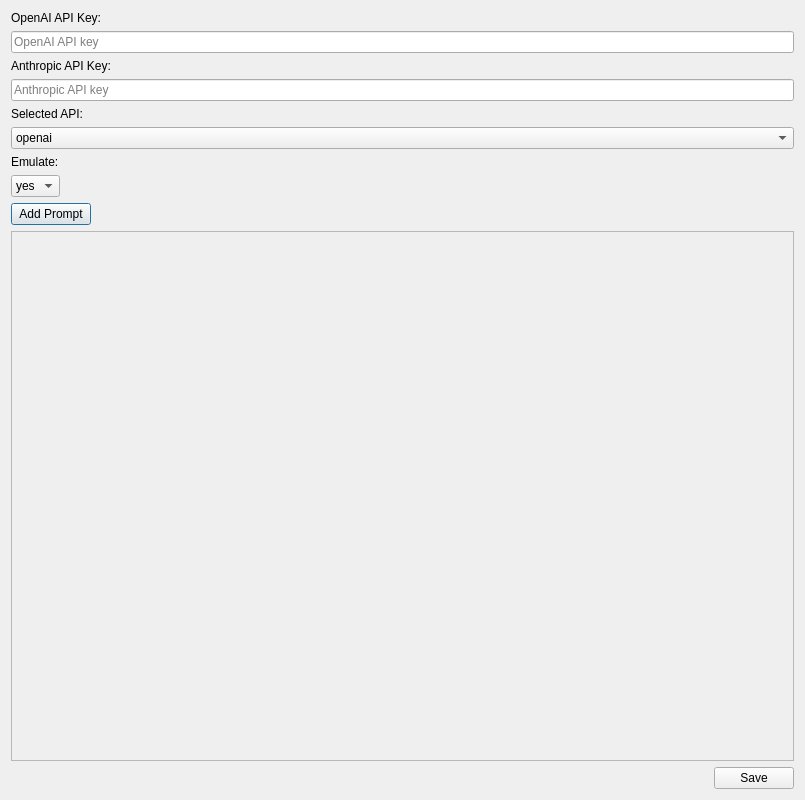
<?xml version="1.0" encoding="UTF-8"?>
<ui version="4.0">
 <class>SettingsWindow</class>
 <widget class="QDialog" name="SettingsWindow">
  <property name="windowModality">
   <enum>Qt::NonModal</enum>
  </property>
  <property name="geometry">
   <rect>
    <x>0</x>
    <y>0</y>
    <width>805</width>
    <height>800</height>
   </rect>
  </property>
  <property name="sizePolicy">
   <sizepolicy hsizetype="MinimumExpanding" vsizetype="MinimumExpanding">
    <horstretch>0</horstretch>
    <verstretch>0</verstretch>
   </sizepolicy>
  </property>
  <property name="windowTitle">
   <string>IntelliFiller Settings</string>
  </property>
  <layout class="QVBoxLayout" name="verticalLayout">
   <item>
    <widget class="QLabel" name="labelApiKey">
     <property name="text">
      <string>OpenAI API Key:</string>
     </property>
    </widget>
   </item>
   <item>
    <widget class="QLineEdit" name="apiKey">
     <property name="placeholderText">
      <string>OpenAI API key</string>
     </property>
    </widget>
   </item>
   <item>
    <widget class="QLabel" name="labelAnthropicKey">
     <property name="text">
      <string>Anthropic API Key:</string>
     </property>
    </widget>
   </item>
   <item>
    <widget class="QLineEdit" name="anthropicKey">
     <property name="placeholderText">
      <string>Anthropic API key</string>
     </property>
    </widget>
   </item>
   <item>
    <widget class="QLabel" name="labelSelectedApi">
     <property name="text">
      <string>Selected API:</string>
     </property>
    </widget>
   </item>
   <item>
    <widget class="QComboBox" name="selectedApi">
     <item>
      <property name="text">
       <string>openai</string>
      </property>
     </item>
     <item>
      <property name="text">
       <string>anthropic</string>
      </property>
     </item>
    </widget>
   </item>
   <item>
    <widget class="QLabel" name="labelEmulate">
     <property name="text">
      <string>Emulate:</string>
     </property>
    </widget>
   </item>
   <item>
    <widget class="QComboBox" name="emulate">
     <property name="sizePolicy">
      <sizepolicy hsizetype="Fixed" vsizetype="Fixed">
       <horstretch>0</horstretch>
       <verstretch>0</verstretch>
      </sizepolicy>
     </property>
     <item>
      <property name="text">
       <string>yes</string>
      </property>
     </item>
     <item>
      <property name="text">
       <string>no</string>
      </property>
     </item>
    </widget>
   </item>
   <item>
    <widget class="QPushButton" name="addPromptButton">
     <property name="sizePolicy">
      <sizepolicy hsizetype="Fixed" vsizetype="Fixed">
       <horstretch>0</horstretch>
       <verstretch>0</verstretch>
      </sizepolicy>
     </property>
     <property name="text">
      <string>Add Prompt</string>
     </property>
    </widget>
   </item>
   <item>
    <widget class="QScrollArea" name="scrollArea">
     <property name="widgetResizable">
      <bool>true</bool>
     </property>
     <widget class="QWidget" name="scrollAreaWidgetContents">
      <property name="geometry">
       <rect>
        <x>0</x>
        <y>0</y>
        <width>779</width>
        <height>605</height>
       </rect>
      </property>
      <layout class="QVBoxLayout" name="promptsLayout"/>
     </widget>
    </widget>
   </item>
   <item alignment="Qt::AlignRight">
    <widget class="QPushButton" name="saveButton">
     <property name="sizePolicy">
      <sizepolicy hsizetype="Fixed" vsizetype="Fixed">
       <horstretch>0</horstretch>
       <verstretch>0</verstretch>
      </sizepolicy>
     </property>
     <property name="text">
      <string>Save</string>
     </property>
    </widget>
   </item>
  </layout>
 </widget>
 <resources/>
 <connections/>
</ui>
